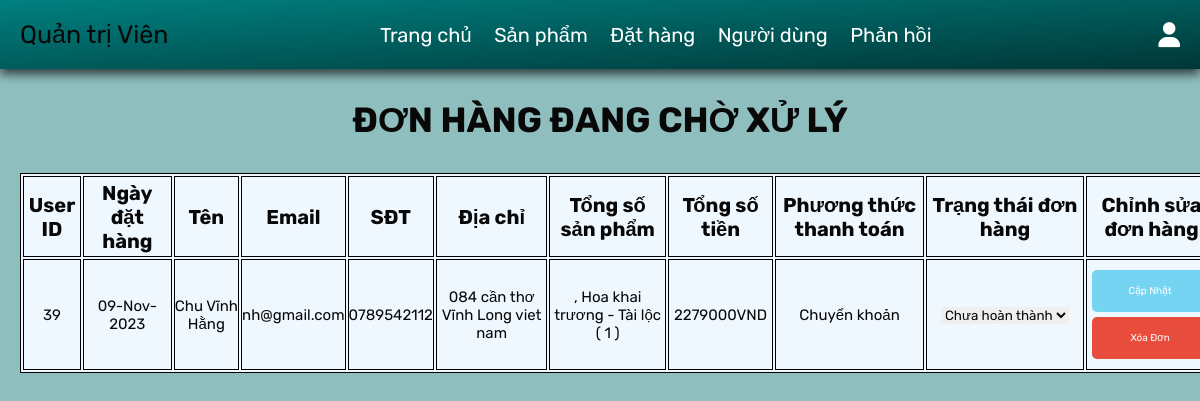
The page /admin_pending.php (signed in) on the database its author committed.
### tables this page shows
CREATE TABLE `orders` (
  `id` int(100) NOT NULL,
  `user_id` int(100) NOT NULL,
  `name` varchar(100) NOT NULL,
  `number` varchar(12) NOT NULL,
  `email` varchar(100) NOT NULL,
  `method` varchar(50) NOT NULL,
  `address` varchar(500) NOT NULL,
  `total_products` varchar(1000) NOT NULL,
  `total_price` int(100) NOT NULL,
  `placed_on` varchar(50) NOT NULL,
  `payment_status` varchar(20) NOT NULL DEFAULT 'pending'
);

### admin_pending.php (the view, shortened to what this page needs)
<?php
@include 'config.php';
?>
<!DOCTYPE html>
<html lang="en">
<head>
   <link rel="stylesheet" href="https://cdnjs.cloudflare.com/ajax/libs/font-awesome/6.1.1/css/all.min.css">
   <link rel="stylesheet" href="css/admin_style.css">
   <link rel="stylesheet" href="css/table.css">
   <link rel="stylesheet" href="css/quangcao.css">
</head>
<body>
<?php include 'admin_header.php'; ?>
<section class="pending-orders">
   <h1 class="title">Đơn hàng đang chờ xử lý</h1>
   <div class="box-containers">
      <table>
         <tr>
            <th>User ID</th>
            <th>Ngày đặt hàng</th>
            <th>Tên</th>
            <th>Email</th>
            <th>SĐT</th>
            <th>Địa chỉ</th>
            <th>Tổng số sản phẩm</th>
            <th>Tổng số tiền</th>
            <th>Phương thức thanh toán</th>
            <th>Trạng thái đơn hàng</th>
            <th>Chỉnh sửa đơn hàng</th>
         </tr>
         <br>
         <?php
         $select_orders = $conn->prepare("SELECT * FROM `orders` WHERE payment_status = 'Chưa hoàn thành'");
         $select_orders->execute();
         if ($select_orders->rowCount() > 0) {
             while ($fetch_orders = $select_orders->fetch(PDO::FETCH_ASSOC)) {
                 ?>
                 <tr>
                    <td><p><span><?= $fetch_orders['user_id']; ?></span> </p></td>
                    <td><p><span><?= $fetch_orders['placed_on']; ?></span> </p></td>
                    <td><p><span><?= $fetch_orders['name']; ?></span> </p></td>
                    <td><p><span><?= $fetch_orders['email']; ?></span> </p></td>
                    <td><p><span><?= $fetch_orders['number']; ?></span> </p></td>
                    <td><p><span><?= $fetch_orders['address']; ?></span> </p></td>
                    <td><p><span><?= $fetch_orders['total_products']; ?></span> </p></td>
                    <td><p><span><?= $fetch_orders['total_price']; ?>VND</span> </p></td>
                    <td><p><span><?= $fetch_orders['method']; ?></span> </p></td>
                    <form action="" method="POST">
                        <td><select name="update_payment" class="drop-down">
                            <option value="" selected disabled><?= $fetch_orders['payment_status']; ?></option>
                        </select></td>
                        <td><div class="flex-btns">
                            <input type="submit" name="update_order" class="option-btn" value="Cập nhật">
                            <a href="admin_pending.php?delete=<?= $fetch_orders['id']; ?>" class="delete-btn" onclick="return confirm('Bạn muốn xóa đơn hàng này?');">Xóa đơn</a>
                        </div></td>
                    </form>
                </tr>
                <?php
            }
        } else {
            echo '<p class="empty">Không có đơn hàng đang chờ xử lý nào!</p>';
        }
        ?>
    </table>
</div>
</section>
</body>
</html>

### css/table.css (style rules this page uses)
table, th, td { border: 1px solid black; font-size: 15px; }
table, span { text-align: center; }
table { background-color: aliceblue; width: 1200px; height: 200px; }
table tr th { font-size: 20px; }
.flex-btns .delete-btn, .option-btn { display: block; width: 90%; margin: 0.5rem; border-radius: 0.5rem; color: var(--white); font-size: 1rem; padding: 1.5rem 1.5rem; text-transform: capitalize; cursor: pointer; text-align: center; }

### css/quangcao.css (style rules this page uses)
body { margin: 0px; background-color: #64a5a5b8; }

### css/components.css (style rules this page uses)
:root { --green: #00f365; --orange: #74d4f2; --red: #e74c3c; --black: #080808; --blue: #3124e6; --light-color: #dc1b1b; --white: #fff; --light-bg: #f6f6f6; --border: 0.2rem solid var(--black); --box-shadow: 0 0.5rem 1rem rgba(0, 0, 0, 0.7); }
* { font-family: "Rubik", sans-serif; margin: 0; padding: 0; box-sizing: border-box; outline: none; border: none; text-decoration: none; color: var(--black); }
body { background-color: var(--light-bg); }
html { font-size: 62.5%; overflow-x: hidden; scroll-behavior: smooth; scroll-padding-top: 6.5rem; }
section { padding: 3rem 2rem; max-width: 1200px; margin: 0 auto; }
.btn, .delete-btn, .option-btn { display: block; width: 100%; margin-top: 1rem; border-radius: 0.5rem; color: var(--white); font-size: 2rem; padding: 1.3rem 3rem; text-transform: capitalize; cursor: pointer; text-align: center; }
.delete-btn { background-color: var(--red); }
.option-btn { background-color: var(--orange); }
.title { text-align: center; margin-bottom: 2rem; text-transform: uppercase; color: var(--black); font-size: 3.5rem; }

### rows shown on the page
orders: user "39", placed_on "09-Nov-2023", name "Chu Vĩnh Hằng", email "nh@gmail.com", number "0789542112", address "084 cần thơ Vĩnh Long viet nam", total_products ", Hoa khai trương - Tài lộc ( 1 )", total_price "2279000", method "Chuyển khoản", update_payment "Chưa hoàn thành"
